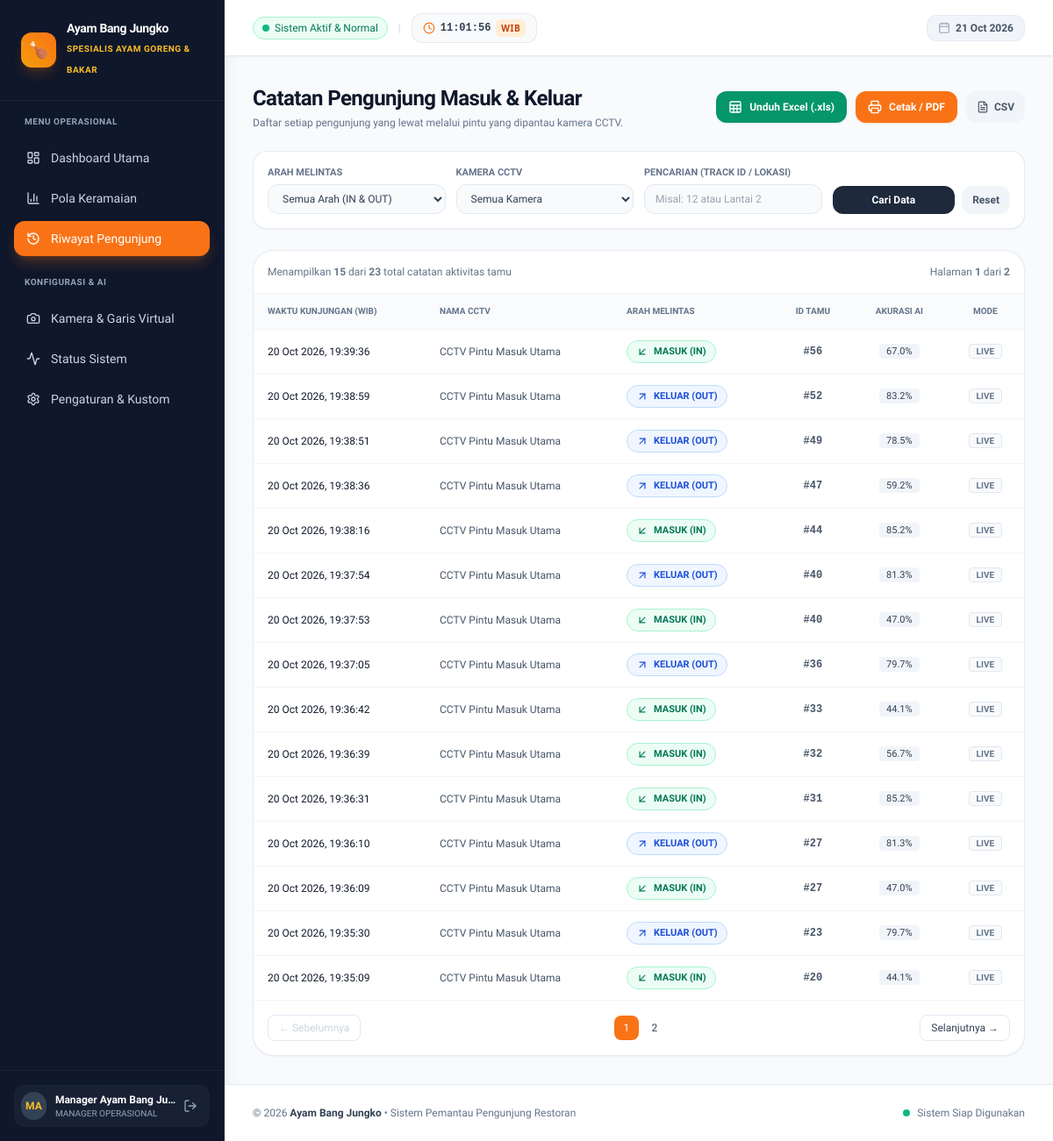
The page /history.php (signed in) on the database as committed earlier.
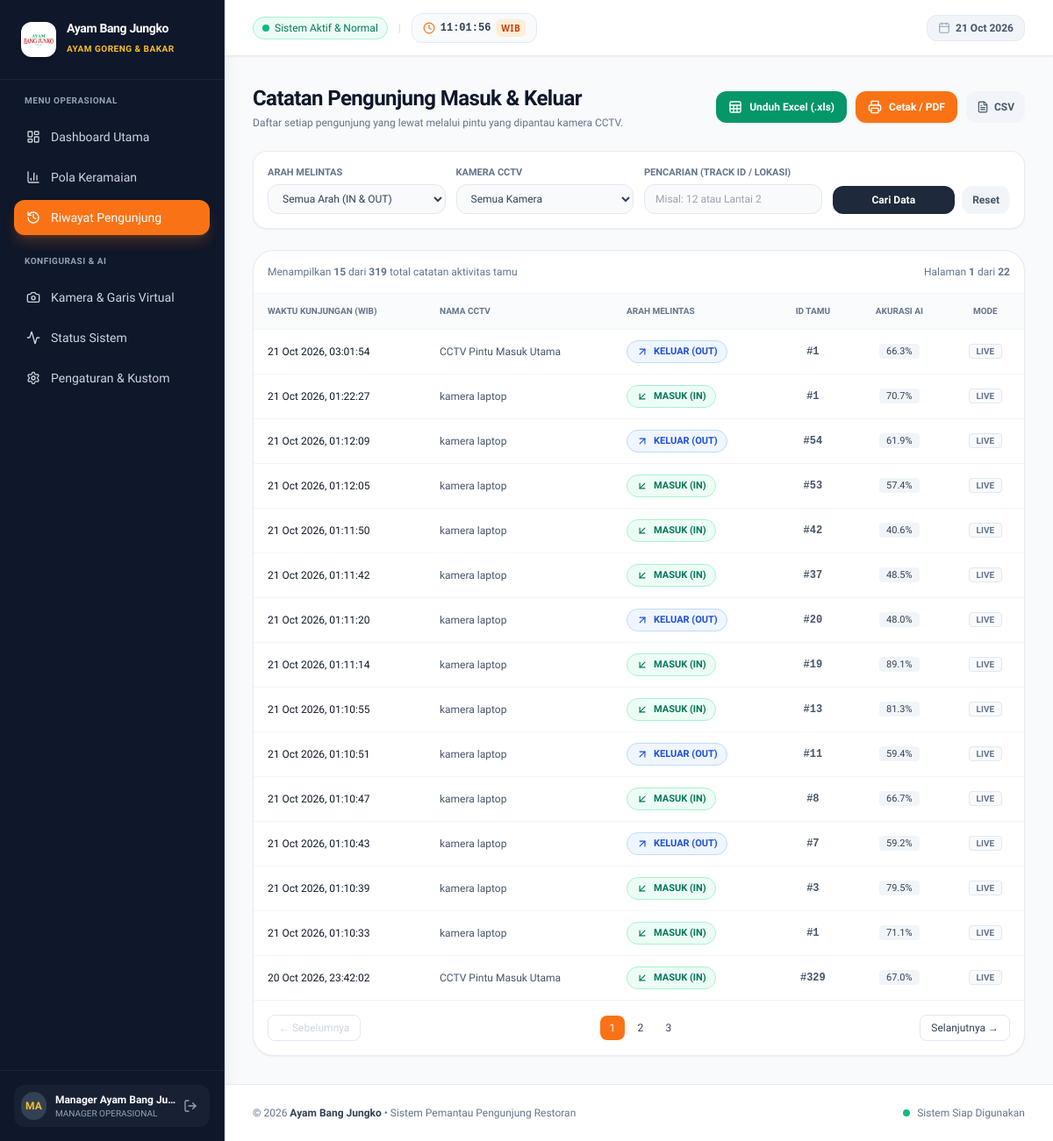
The same page on the database as committed later.
### tables this page shows
CREATE TABLE counting_events (
        id TEXT PRIMARY KEY,
        camera_id TEXT NOT NULL,
        session_id TEXT,
        event_timestamp TEXT NOT NULL,
        direction TEXT NOT NULL, -- 'IN' atau 'OUT'
        count_value INTEGER NOT NULL DEFAULT 1,
        track_id INTEGER,
        confidence REAL DEFAULT 0.85,
        source_mode TEXT NOT NULL DEFAULT 'LIVE',
        metadata_json TEXT,
        created_at TEXT NOT NULL DEFAULT (datetime('now', '+7 hours')),
        FOREIGN KEY (camera_id) REFERENCES cameras(id) ON DELETE CASCADE
    );

CREATE TABLE cameras (
        id TEXT PRIMARY KEY,
        name TEXT NOT NULL,
        location TEXT NOT NULL,
        source_type TEXT NOT NULL DEFAULT 'VIDEO_FILE',
        source_uri TEXT NOT NULL,
        resolution_width INTEGER NOT NULL DEFAULT 1280,
        resolution_height INTEGER NOT NULL DEFAULT 720,
        fps INTEGER NOT NULL DEFAULT 25,
        line_coords TEXT NOT NULL,
        is_active INTEGER NOT NULL DEFAULT 1,
        created_at TEXT NOT NULL DEFAULT (datetime('now', '+7 hours'))
    );

### config/settings.php (called while the page is built, shortened)
<?php
$DEFAULT_SETTINGS = [
    'timezone'            => 'Asia/Jakarta',
    'timezone_label'      => 'WIB (Asia/Jakarta)',
    'time_format'         => '24',
    'language'            => 'id',
    'restaurant_name'     => 'Ayam Bang Jungko',
    'restaurant_tagline'  => 'Spesialis Ayam Goreng & Bakar',
    'restaurant_logo'     => '',
    'logo_scale'          => '100',
    'logo_shape'          => 'rounded-xl',
    'logo_bg'             => 'white',
    'branch_name'         => 'Cabang Utama',
    'capacity_dine_in'    => '50',
    'daily_target'        => '300',
    'opening_time'            => '10:00',
    'closing_time'            => '22:00',
    'auto_operating_hours'    => '1',
    'store_status'            => 'closed',
    'operating_hours_filter'  => '1',
    'detection_sound'         => '0',
];
function getAllSettings(bool $refresh = false): array {
    static $cached = null;
    if ($cached !== null && !$refresh) {
        return $cached;
    }
    global $DEFAULT_SETTINGS;
    $settings = $DEFAULT_SETTINGS;
    try {
        $pdo = getDBConnection();
        $rows = $pdo->query("SELECT setting_key, setting_value FROM app_settings")->fetchAll();
        foreach ($rows as $r) {
            $settings[$r['setting_key']] = $r['setting_value'];
        }
    } catch (Exception $e) {
    }
    $cached = $settings;
    return $settings;
}
function getSetting(string $key, $default = null) {
    $settings = getAllSettings();
    return $settings[$key] ?? $default;
}
$currentTz = getSetting('timezone', 'Asia/Jakarta');

### config/lang.php (called while the page is built, shortened)
<?php
require_once __DIR__ . '/settings.php';
$browserDetectedLang = 'id';
if (!empty($_SERVER['HTTP_ACCEPT_LANGUAGE'])) {
    $pref = strtolower(substr($_SERVER['HTTP_ACCEPT_LANGUAGE'], 0, 2));
    if ($pref === 'en') {
        $browserDetectedLang = 'en';
    }
}
if (isset($_SESSION['lang']) && in_array($_SESSION['lang'], ['id', 'en'])) {
    $CURRENT_LANG = $_SESSION['lang'];
} else {
    $dbLang = getSetting('language', null);
    $CURRENT_LANG = !empty($dbLang) ? $dbLang : $browserDetectedLang;
}
function __($key, $default = '') {
    global $TRANSLATIONS, $CURRENT_LANG;
    if (isset($TRANSLATIONS[$CURRENT_LANG][$key])) {
        return $TRANSLATIONS[$CURRENT_LANG][$key];
    }
    return !empty($default) ? $default : $key;
}

### history.php (the view, shortened to what the changed rows need)
<?php
$pdo = getDBConnection();
$page = isset($_GET['page']) ? max(1, (int)$_GET['page']) : 1;
$pageSize = 15;
$where = [];
$params = [];
$whereSql = count($where) > 0 ? "WHERE " . implode(" AND ", $where) : "";
$countSql = "SELECT COUNT(*) FROM counting_events e LEFT JOIN cameras c ON e.camera_id = c.id $whereSql";
$countStmt = $pdo->prepare($countSql);
$countStmt->execute($params);
$total = (int)$countStmt->fetchColumn();
$totalPages = max(1, ceil($total / $pageSize));
$offset = ($page - 1) * $pageSize;
$dataSql = "SELECT e.*, c.name as camera_name
            FROM counting_events e
            LEFT JOIN cameras c ON e.camera_id = c.id
            $whereSql
            ORDER BY e.event_timestamp DESC
            LIMIT $pageSize OFFSET $offset";
$stmt = $pdo->prepare($dataSql);
$stmt->execute($params);
$records = $stmt->fetchAll();
include __DIR__ . '/includes/header.php';
?>
<div class="flex flex-col md:flex-row md:items-center justify-between gap-4">
    <div>
        <h2 class="text-2xl font-bold tracking-tight text-slate-900"><?= __('hist_title') ?></h2>
    </div>
</div>
<div class="bg-white rounded-3xl border border-slate-200/80 shadow-sm overflow-hidden">
    <div class="p-4 border-b border-slate-100 flex items-center justify-between text-xs text-slate-500">
        <span><?= __('showing_records') ?> <strong><?= number_format(count($records)) ?></strong> <?= __('of_records') ?> <strong><?= number_format($total) ?></strong> <?= __('total_guest_records') ?></span>
        <span><?= __('page_label') ?> <strong><?= $page ?></strong> <?= __('of_records') ?> <strong><?= $totalPages ?></strong></span>
    </div>
    <div class="overflow-x-auto">
        <table class="w-full text-left text-xs">
            <thead>
                <tr class="bg-slate-50/80 border-b border-slate-100 text-slate-500 uppercase font-semibold text-[10px]">
                    <th class="py-3 px-4"><?= __('th_visit_time') ?></th>
                    <th class="py-3 px-4"><?= __('th_cctv_name') ?></th>
                    <th class="py-3 px-4"><?= __('th_cross_direction') ?></th>
                    <th class="py-3 px-4 text-center"><?= __('th_guest_id') ?></th>
                    <th class="py-3 px-4 text-center"><?= __('th_ai_accuracy') ?></th>
                    <th class="py-3 px-4 text-center"><?= __('th_mode') ?></th>
                </tr>
            </thead>
            <tbody class="divide-y divide-slate-100 text-slate-700">
                <?php if (empty($records)): ?>
                    <tr>
                        <td colspan="6" class="py-12 text-center text-slate-400">
                            <i data-lucide="inbox" class="w-8 h-8 mx-auto text-slate-300 mb-2"></i>
                            <?= __('no_data_history') ?>
                        </td>
                    </tr>
                <?php else: ?>
                    <?php foreach ($records as $r): ?>
                        <tr class="hover:bg-slate-50/60 transition-colors">
                            <td class="py-3 px-4 font-medium text-slate-900">
                                <?= date('d M Y, H:i:s', strtotime($r['event_timestamp'])) ?>
                            </td>
                            <td class="py-3 px-4 text-slate-600 font-medium">
                                <?= htmlspecialchars($r['camera_name'] ?: 'CCTV') ?>
                            </td>
                            <td class="py-3 px-4">
                                <?php if ($r['direction'] === 'IN'): ?>
                                    <span class="inline-flex items-center gap-1.5 px-2.5 py-1 rounded-full text-[11px] font-semibold bg-emerald-50 text-emerald-700 border border-emerald-200">
                                        <i data-lucide="arrow-down-left" class="w-3.5 h-3.5"></i> <?= __('badge_in') ?> (IN)
                                    </span>
                                <?php else: ?>
                                    <span class="inline-flex items-center gap-1.5 px-2.5 py-1 rounded-full text-[11px] font-semibold bg-blue-50 text-blue-700 border border-blue-200">
                                        <i data-lucide="arrow-up-right" class="w-3.5 h-3.5"></i> <?= __('badge_out') ?> (OUT)
                                    </span>
                                <?php endif; ?>
                            </td>
                            <td class="py-3 px-4 text-center font-mono text-slate-600 font-semibold">
                                #<?= htmlspecialchars($r['track_id'] ?: '-') ?>
                            </td>
                            <td class="py-3 px-4 text-center font-medium">
                                <span class="bg-slate-100 px-2 py-0.5 rounded text-[11px] text-slate-700">
                                    <?= number_format($r['confidence'] * 100, 1) ?>%
                                </span>
                            </td>
                            <td class="py-3 px-4 text-center">
                                <span class="text-[10px] font-semibold text-slate-500 uppercase bg-slate-50 px-2 py-0.5 rounded border border-slate-200">
                                    <?= htmlspecialchars($r['source_mode']) ?>
                                </span>
                            </td>
                        </tr>
                    <?php endforeach; ?>
                <?php endif; ?>
            </tbody>
        </table>
    </div>
    <?php if ($totalPages > 1): ?>
        <div class="p-4 border-t border-slate-100 flex items-center justify-between text-xs">
            <div class="flex items-center gap-1">
                <?php for ($p = max(1, $page - 2); $p <= min($totalPages, $page + 2); $p++): ?>
                    <?php $pUrl = "history.php?" . http_build_query(array_merge($_GET, ['page' => $p])); ?>
                    <a href="<?= htmlspecialchars($pUrl) ?>" class="w-7 h-7 rounded-lg flex items-center justify-center font-medium <?= $p === $page ? 'bg-orange-500 text-white' : 'hover:bg-slate-100 text-slate-700' ?>">
                        <?= $p ?>
                    </a>
                <?php endfor; ?>
            </div>
        </div>
    <?php endif; ?>
</div>
<?php include __DIR__ . '/includes/footer.php'; ?>

### includes/header.php (shortened to what the changed rows need)
<?php
require_once __DIR__ . '/../config/settings.php';
require_once __DIR__ . '/../config/lang.php';
$restaurantName = getSetting('restaurant_name', 'Ayam Bang Jungko');
$restaurantTagline = getSetting('restaurant_tagline', 'Pemantau Pengunjung');
$restaurantLogo = getSetting('restaurant_logo', '');
$logoScale = max(60, min(150, (int)getSetting('logo_scale', '100')));
$logoShape = getSetting('logo_shape', 'rounded-xl');
$headerLogoBgClass = 'bg-white border-white/20 shadow-md';
$headerLogoShapeClass = ($logoShape === 'rounded-full') ? 'rounded-full' : 'rounded-xl';
?>
<!DOCTYPE html>
<html lang="<?= htmlspecialchars(getSetting('language', 'id')) ?>">
<head>
    <script src="https://cdn.tailwindcss.com"></script>
</head>
<body class="bg-slate-50 text-slate-800 antialiased min-h-screen flex">
    <aside class="w-64 bg-slate-900 text-white flex flex-col justify-between shrink-0 min-h-screen border-r border-slate-800 shadow-xl">
        <div>
            <div class="p-6 border-b border-slate-800/80">
                <div class="flex items-center gap-3">
                    <?php if (!empty($restaurantLogo) && file_exists(__DIR__ . '/../' . $restaurantLogo)): ?>
                        <div class="h-10 w-10 <?= $headerLogoShapeClass ?> <?= $headerLogoBgClass ?> flex items-center justify-center overflow-hidden shrink-0 border">
                            <img src="<?= htmlspecialchars($restaurantLogo) ?>" alt="Logo <?= htmlspecialchars($restaurantName) ?>" class="w-full h-full object-contain p-1" style="transform: scale(<?= $logoScale / 100 ?>);">
                        </div>
                    <?php else: ?>
                        <div class="h-10 w-10 rounded-xl bg-gradient-to-tr from-amber-500 to-orange-500 flex items-center justify-center font-bold text-lg text-white shadow-lg shadow-orange-500/20 shrink-0">
                            🍗
                        </div>
                    <?php endif; ?>
                    <div class="overflow-hidden">
                        <h1 class="text-sm font-bold tracking-tight text-white leading-tight"><?= htmlspecialchars($restaurantName) ?></h1>
                        <span class="text-[10px] text-amber-400 font-semibold uppercase tracking-wider"><?= htmlspecialchars($restaurantTagline) ?></span>
                    </div>
                </div>
            </div>
        </div>
    </aside>
    <div class="flex-1 flex flex-col min-h-screen overflow-x-hidden">
        <main class="flex-1 p-8 max-w-7xl w-full mx-auto space-y-6">

Rows that differ between the two databases and show on the page:
no longer on this page (row edited): counting_events: event_timestamp "20 Oct 2026, 19:39:36", camera.name "CCTV Pintu Masuk Utama", track "56", $r['confidence']*100 "67.0", source_mode "LIVE"
no longer on this page (row edited): counting_events: event_timestamp "20 Oct 2026, 19:38:59", camera.name "CCTV Pintu Masuk Utama", track "52", $r['confidence']*100 "83.2", source_mode "LIVE"
no longer on this page (row edited): counting_events: event_timestamp "20 Oct 2026, 19:38:51", camera.name "CCTV Pintu Masuk Utama", track "49", $r['confidence']*100 "78.5", source_mode "LIVE"
no longer on this page (row edited): counting_events: event_timestamp "20 Oct 2026, 19:38:36", camera.name "CCTV Pintu Masuk Utama", track "47", $r['confidence']*100 "59.2", source_mode "LIVE"
no longer on this page (row edited): counting_events: event_timestamp "20 Oct 2026, 19:38:16", camera.name "CCTV Pintu Masuk Utama", track "44", $r['confidence']*100 "85.2", source_mode "LIVE"
no longer on this page (row edited): counting_events: event_timestamp "20 Oct 2026, 19:37:54", camera.name "CCTV Pintu Masuk Utama", track "40", $r['confidence']*100 "81.3", source_mode "LIVE"
no longer on this page (row edited): counting_events: event_timestamp "20 Oct 2026, 19:37:53", camera.name "CCTV Pintu Masuk Utama", track "40", $r['confidence']*100 "47.0", source_mode "LIVE"
no longer on this page (row edited): counting_events: event_timestamp "20 Oct 2026, 19:37:05", camera.name "CCTV Pintu Masuk Utama", track "36", $r['confidence']*100 "79.7", source_mode "LIVE"
no longer on this page (row edited): counting_events: event_timestamp "20 Oct 2026, 19:36:42", camera.name "CCTV Pintu Masuk Utama", track "33", $r['confidence']*100 "44.1", source_mode "LIVE"
no longer on this page (row edited): counting_events: event_timestamp "20 Oct 2026, 19:36:39", camera.name "CCTV Pintu Masuk Utama", track "32", $r['confidence']*100 "56.7", source_mode "LIVE"
no longer on this page (row edited): counting_events: event_timestamp "20 Oct 2026, 19:36:31", camera.name "CCTV Pintu Masuk Utama", track "31", $r['confidence']*100 "85.2", source_mode "LIVE"
no longer on this page (row edited): counting_events: event_timestamp "20 Oct 2026, 19:36:10", camera.name "CCTV Pintu Masuk Utama", track "27", $r['confidence']*100 "81.3", source_mode "LIVE"
no longer on this page (row edited): counting_events: event_timestamp "20 Oct 2026, 19:36:09", camera.name "CCTV Pintu Masuk Utama", track "27", $r['confidence']*100 "47.0", source_mode "LIVE"
no longer on this page (row edited): counting_events: event_timestamp "20 Oct 2026, 19:35:30", camera.name "CCTV Pintu Masuk Utama", track "23", $r['confidence']*100 "79.7", source_mode "LIVE"
no longer on this page (row edited): counting_events: event_timestamp "20 Oct 2026, 19:35:09", camera.name "CCTV Pintu Masuk Utama", track "20", $r['confidence']*100 "44.1", source_mode "LIVE"
added counting_events: event_timestamp "21 Oct 2026, 03:01:54", camera.name "CCTV Pintu Masuk Utama", track "1", $r['confidence']*100 "66.3", source_mode "LIVE"
added counting_events: event_timestamp "21 Oct 2026, 01:22:27", camera.name "kamera laptop", track "1", $r['confidence']*100 "70.7", source_mode "LIVE"
added counting_events: event_timestamp "21 Oct 2026, 01:12:09", camera.name "kamera laptop", track "54", $r['confidence']*100 "61.9", source_mode "LIVE"
added counting_events: event_timestamp "21 Oct 2026, 01:12:05", camera.name "kamera laptop", track "53", $r['confidence']*100 "57.4", source_mode "LIVE"
added counting_events: event_timestamp "21 Oct 2026, 01:11:50", camera.name "kamera laptop", track "42", $r['confidence']*100 "40.6", source_mode "LIVE"
added counting_events: event_timestamp "21 Oct 2026, 01:11:42", camera.name "kamera laptop", track "37", $r['confidence']*100 "48.5", source_mode "LIVE"
added counting_events: event_timestamp "21 Oct 2026, 01:11:20", camera.name "kamera laptop", track "20", $r['confidence']*100 "48.0", source_mode "LIVE"
added counting_events: event_timestamp "21 Oct 2026, 01:11:14", camera.name "kamera laptop", track "19", $r['confidence']*100 "89.1", source_mode "LIVE"
added counting_events: event_timestamp "21 Oct 2026, 01:10:55", camera.name "kamera laptop", track "13", $r['confidence']*100 "81.3", source_mode "LIVE"
added counting_events: event_timestamp "21 Oct 2026, 01:10:51", camera.name "kamera laptop", track "11", $r['confidence']*100 "59.4", source_mode "LIVE"
added counting_events: event_timestamp "21 Oct 2026, 01:10:47", camera.name "kamera laptop", track "8", $r['confidence']*100 "66.7", source_mode "LIVE"
added counting_events: event_timestamp "21 Oct 2026, 01:10:43", camera.name "kamera laptop", track "7", $r['confidence']*100 "59.2", source_mode "LIVE"
added counting_events: event_timestamp "21 Oct 2026, 01:10:39", camera.name "kamera laptop", track "3", $r['confidence']*100 "79.5", source_mode "LIVE"
added counting_events: event_timestamp "21 Oct 2026, 01:10:33", camera.name "kamera laptop", track "1", $r['confidence']*100 "71.1", source_mode "LIVE"
added counting_events: event_timestamp "20 Oct 2026, 23:42:02", camera.name "CCTV Pintu Masuk Utama", track "329", $r['confidence']*100 "67.0", source_mode "LIVE"
Other text that changed with them:
$restaurantTagline: "SPESIALIS AYAM GORENG & BAKAR" → "AYAM GORENG & BAKAR"
$total: "23" → "319"
$totalPages: "2" → "22"
new list line: "3"
